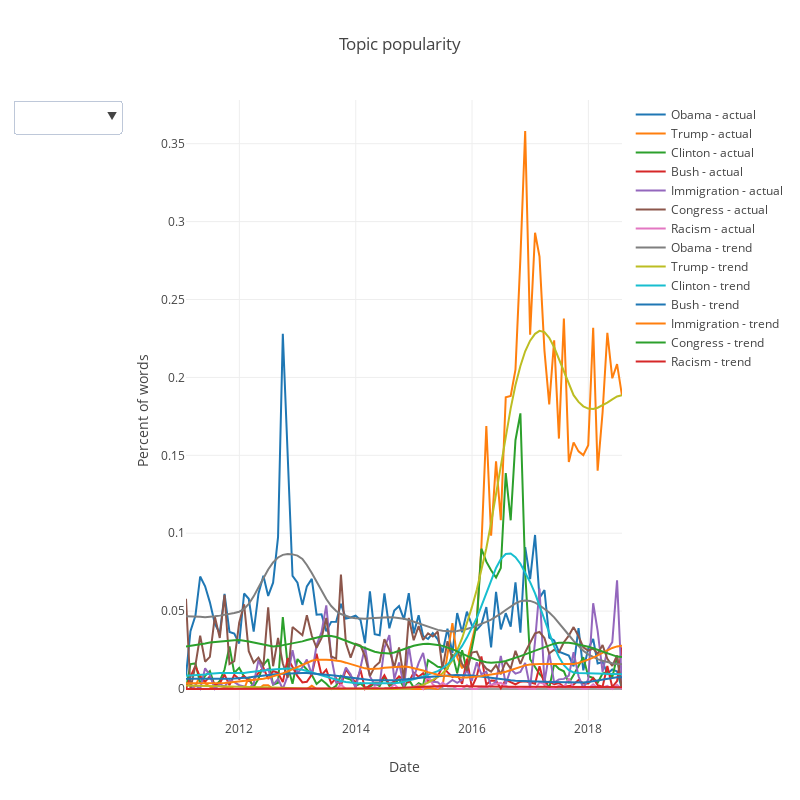

Source (notebook cell):
### Markdown cell above
<a id="topic_popularity"></a>

### [^](#toc) Topic Popularity

This shows the popularity of a word for a given month.  I measure the fraction of time a word is used for a particular story, then take the average value for a given month.

To look at the topic of a topic, multiple moving averages are performed to smooth out fluctuations.

There seems to be an increasing trend talking about immigration and racism.  Interestingly, PBS has no mention of racism until 2013.

### Code cell
LIMIT_TIME = True
topics     = ["Obama", "Trump", "Clinton", "Bush", "Immigration", "Congress", "Racism"]

def topic_popularity(topic):
    def popularity_helper(transcript):
        transcript = list(map(lambda x: x[1][0], transcript))
        transcript = (" ".join(transcript).lower()).split(" ")
        N          = len(transcript)
        counts     = Counter(transcript)
        return (counts[topic.lower()] / N) * 100
    return popularity_helper

if LIMIT_TIME:
    temp = pbs[pbs.Year > 2010]
else:
    temp = pbs

datas = []
for topic in tqdm(topics):
    temp["Temp"] = (
                temp[temp.Transcript.map(lambda x: x != [])]
                    .Transcript
                    .map(topic_popularity(topic))
                )

    data = (temp
         .set_index("Date")
         .groupby(pd.Grouper(freq="M"))
         .Temp
         .apply(np.mean)
    )

    trend = get_trend(data, ROLLING_WINDOW=12)

    datas.append((topic, data, trend))

traces = []

for topic, data, _ in datas:
    traces.append(go.Scatter(
                            x=data.index,
                            y=data.values,
                            name=f"{topic} - actual"
                        ))
    
for topic, _, trend in datas:
    traces.append(go.Scatter(
                            x=trend.index,
                            y=trend.values, 
                            name=f"{topic} - trend"
                        ))
buttons = []

for i, topic in enumerate(topics):
    visibility = [i==j for j in range(len(topics))]
    button = dict(
                 label =  topic,
                 method = 'update',
                 args = [{'visible': visibility},
                     {'title': f"'{topic}' usage over time" }])
    buttons.append(button)

updatemenus = list([
    dict(active=-1,
         x=-0.15,
         buttons=buttons
    )
])

layout = dict(title='Topic popularity', 
              updatemenus=updatemenus,
                xaxis=dict(title='Date'),
                yaxis=dict(title='Percent of words')
             )

fig = dict(data=traces, layout=layout)
fig['layout'].update(height=800, width=800)

iplot(fig)
